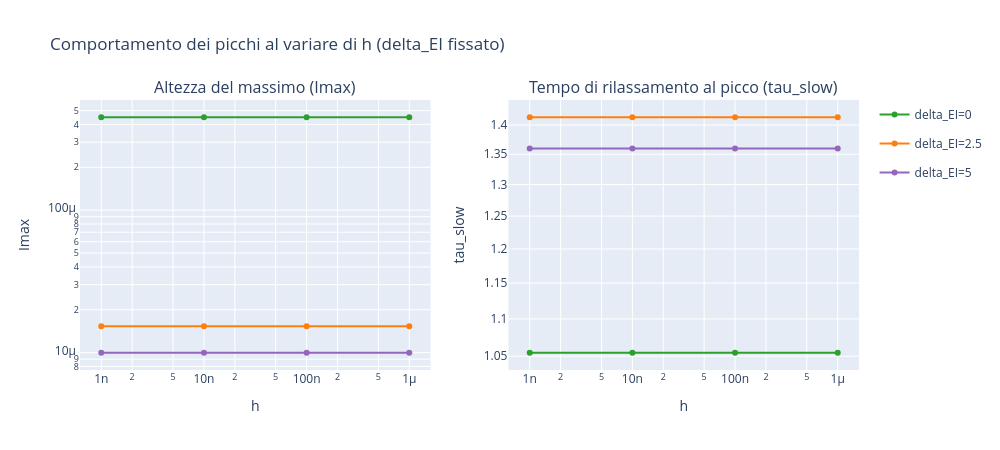
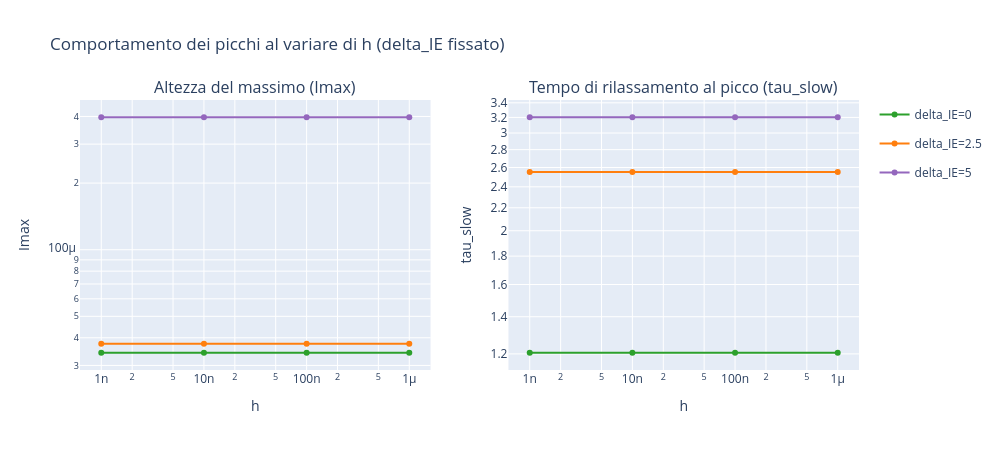

Here is the notebook cell these charts were saved with, in order:
### Markdown cell above
## 4.7 Comportamento dei picchi al variare di $h$

### Code cell
# ============================================================
# COMPORTAMENTO DEI PICCHI AL VARIARE DI h (colori fissi e coerenti tra i 4 pannelli)
# ============================================================
# FIX rispetto alla versione precedente: prima i colori erano assegnati in
# automatico da Plotly in base all'ordine di aggiunta delle tracce, quindi
# lo stesso target (es. delta_EI=2.5) poteva avere un colore diverso da un
# pannello all'altro. Ora ogni target ha un colore FISSO, esplicito,
# identico nei 4 pannelli.

TARGET_COLORS = {
    -5: "rgb(31,119,180)", -2.5: "rgb(174,199,232)", -0.5: "rgb(214,39,40)",
    0: "rgb(44,160,44)", 2.5: "rgb(255,127,14)", 5: "rgb(148,103,189)",
}


def plot_peak_summary(T_peaks, targets=(2.5, 5), fixed_label="delta_EI"):
    """Altezza e tempo di rilassamento del picco, vs h.

    fixed_label: nome della variabile fissata lungo la linea (usato solo
    per l'etichetta in legenda/titolo) - "delta_EI" per T_peaks_dei,
    "delta_IE" per T_peaks_die. Non cambia il calcolo, solo il testo
    mostrato, per evitare di etichettare erroneamente un confronto a
    delta_IE fissato come se fosse "delta_EI=...".
    """
    T = T_peaks[T_peaks["target"].isin(targets)].copy().sort_values("h")

    fig = make_subplots(
        rows=1, cols=2,
        subplot_titles=["Altezza del massimo (Imax)", "Tempo di rilassamento al picco (tau_slow)"],
    )

    for target in targets:
        sub = T[T["target"] == target].sort_values("h")
        color = TARGET_COLORS.get(target, "black")
        label = f"{fixed_label}={target}"

        fig.add_trace(
            go.Scatter(x=sub["h"], y=sub["Imax"], mode="markers+lines",
                       line=dict(color=color), marker=dict(color=color),
                       name=label, legendgroup=label, showlegend=True,
                       hovertemplate=f"{label}<br>h=%{{x:.3g}}<br>Imax=%{{y:.4g}}<extra></extra>"),
            row=1, col=1,
        )
        fig.add_trace(
            go.Scatter(x=sub["h"], y=sub["tau_slow"], mode="markers+lines",
                       line=dict(color=color), marker=dict(color=color),
                       name=label, legendgroup=label, showlegend=False,
                       hovertemplate=f"{label}<br>h=%{{x:.3g}}<br>tau_slow=%{{y:.4g}}<extra></extra>"),
            row=1, col=2,
        )

    fig.update_xaxes(title_text="h", type="log", row=1, col=1)
    fig.update_yaxes(title_text="Imax", type="log", row=1, col=1)
    fig.update_xaxes(title_text="h", type="log", row=1, col=2)
    fig.update_yaxes(title_text="tau_slow", type="log", row=1, col=2)

    fig.update_layout(height=450, width=1000,
                       title=f"Comportamento dei picchi al variare di h ({fixed_label} fissato)")
    fig.show()


plot_peak_summary(T_peaks_dei, targets=(0, 2.5, 5), fixed_label="delta_EI")
plot_peak_summary(T_peaks_die, targets=(0, 2.5, 5), fixed_label="delta_IE")

### Figure 1 — Plotly figure (JSON) as saved in the notebook; plotly's stock layout.template omitted (floating-point values rounded to 4 significant figures)
{"data": [{"hovertemplate": "delta_EI=0<br>h=%{x:.3g}<br>Imax=%{y:.4g}<extra></extra>", "legendgroup": "delta_EI=0", "line": {"color": "rgb(44,160,44)"}, "marker": {"color": "rgb(44,160,44)"}, "mode": "markers+lines", "name": "delta_EI=0", "showlegend": true, "type": "scatter", "x": [1e-09, 1e-08, 1e-07, 1e-06], "xaxis": "x", "y": [0.0004491, 0.0004491, 0.0004491, 0.0004491], "yaxis": "y"}, {"hovertemplate": "delta_EI=0<br>h=%{x:.3g}<br>tau_slow=%{y:.4g}<extra></extra>", "legendgroup": "delta_EI=0", "line": {"color": "rgb(44,160,44)"}, "marker": {"color": "rgb(44,160,44)"}, "mode": "markers+lines", "name": "delta_EI=0", "showlegend": false, "type": "scatter", "x": [1e-09, 1e-08, 1e-07, 1e-06], "xaxis": "x2", "y": [1.055, 1.055, 1.055, 1.055], "yaxis": "y2"}, {"hovertemplate": "delta_EI=2.5<br>h=%{x:.3g}<br>Imax=%{y:.4g}<extra></extra>", "legendgroup": "delta_EI=2.5", "line": {"color": "rgb(255,127,14)"}, "marker": {"color": "rgb(255,127,14)"}, "mode": "markers+lines", "name": "delta_EI=2.5", "showlegend": true, "type": "scatter", "x": [1e-09, 1e-08, 1e-07, 1e-06], "xaxis": "x", "y": [1.534e-05, 1.534e-05, 1.534e-05, 1.534e-05], "yaxis": "y"}, {"hovertemplate": "delta_EI=2.5<br>h=%{x:.3g}<br>tau_slow=%{y:.4g}<extra></extra>", "legendgroup": "delta_EI=2.5", "line": {"color": "rgb(255,127,14)"}, "marker": {"color": "rgb(255,127,14)"}, "mode": "markers+lines", "name": "delta_EI=2.5", "showlegend": false, "type": "scatter", "x": [1e-09, 1e-08, 1e-07, 1e-06], "xaxis": "x2", "y": [1.414, 1.414, 1.414, 1.414], "yaxis": "y2"}, {"hovertemplate": "delta_EI=5<br>h=%{x:.3g}<br>Imax=%{y:.4g}<extra></extra>", "legendgroup": "delta_EI=5", "line": {"color": "rgb(148,103,189)"}, "marker": {"color": "rgb(148,103,189)"}, "mode": "markers+lines", "name": "delta_EI=5", "showlegend": true, "type": "scatter", "x": [1e-09, 1e-08, 1e-07, 1e-06], "xaxis": "x", "y": [9.982e-06, 9.982e-06, 9.982e-06, 9.982e-06], "yaxis": "y"}, {"hovertemplate": "delta_EI=5<br>h=%{x:.3g}<br>tau_slow=%{y:.4g}<extra></extra>", "legendgroup": "delta_EI=5", "line": {"color": "rgb(148,103,189)"}, "marker": {"color": "rgb(148,103,189)"}, "mode": "markers+lines", "name": "delta_EI=5", "showlegend": false, "type": "scatter", "x": [1e-09, 1e-08, 1e-07, 1e-06], "xaxis": "x2", "y": [1.36, 1.36, 1.36, 1.36], "yaxis": "y2"}], "layout": {"annotations": [{"font": {"size": 16}, "showarrow": false, "text": "Altezza del massimo (Imax)", "x": 0.225, "xanchor": "center", "xref": "paper", "y": 1, "yanchor": "bottom", "yref": "paper"}, {"font": {"size": 16}, "showarrow": false, "text": "Tempo di rilassamento al picco (tau_slow)", "x": 0.775, "xanchor": "center", "xref": "paper", "y": 1, "yanchor": "bottom", "yref": "paper"}], "height": 450, "title": {"text": "Comportamento dei picchi al variare di h (delta_EI fissato)"}, "width": 1000, "xaxis": {"anchor": "y", "domain": [0, 0.45], "title": {"text": "h"}, "type": "log"}, "xaxis2": {"anchor": "y2", "domain": [0.55, 1], "title": {"text": "h"}, "type": "log"}, "yaxis": {"anchor": "x", "domain": [0, 1], "title": {"text": "Imax"}, "type": "log"}, "yaxis2": {"anchor": "x2", "domain": [0, 1], "title": {"text": "tau_slow"}, "type": "log"}}}

### Figure 2 — Plotly figure (JSON) as saved in the notebook; plotly's stock layout.template omitted (floating-point values rounded to 4 significant figures)
{"data": [{"hovertemplate": "delta_IE=0<br>h=%{x:.3g}<br>Imax=%{y:.4g}<extra></extra>", "legendgroup": "delta_IE=0", "line": {"color": "rgb(44,160,44)"}, "marker": {"color": "rgb(44,160,44)"}, "mode": "markers+lines", "name": "delta_IE=0", "showlegend": true, "type": "scatter", "x": [1e-09, 1e-08, 1e-07, 1e-06], "xaxis": "x", "y": [3.423e-05, 3.423e-05, 3.423e-05, 3.423e-05], "yaxis": "y"}, {"hovertemplate": "delta_IE=0<br>h=%{x:.3g}<br>tau_slow=%{y:.4g}<extra></extra>", "legendgroup": "delta_IE=0", "line": {"color": "rgb(44,160,44)"}, "marker": {"color": "rgb(44,160,44)"}, "mode": "markers+lines", "name": "delta_IE=0", "showlegend": false, "type": "scatter", "x": [1e-09, 1e-08, 1e-07, 1e-06], "xaxis": "x2", "y": [1.206, 1.206, 1.206, 1.206], "yaxis": "y2"}, {"hovertemplate": "delta_IE=2.5<br>h=%{x:.3g}<br>Imax=%{y:.4g}<extra></extra>", "legendgroup": "delta_IE=2.5", "line": {"color": "rgb(255,127,14)"}, "marker": {"color": "rgb(255,127,14)"}, "mode": "markers+lines", "name": "delta_IE=2.5", "showlegend": true, "type": "scatter", "x": [1e-09, 1e-08, 1e-07, 1e-06], "xaxis": "x", "y": [3.758e-05, 3.758e-05, 3.758e-05, 3.758e-05], "yaxis": "y"}, {"hovertemplate": "delta_IE=2.5<br>h=%{x:.3g}<br>tau_slow=%{y:.4g}<extra></extra>", "legendgroup": "delta_IE=2.5", "line": {"color": "rgb(255,127,14)"}, "marker": {"color": "rgb(255,127,14)"}, "mode": "markers+lines", "name": "delta_IE=2.5", "showlegend": false, "type": "scatter", "x": [1e-09, 1e-08, 1e-07, 1e-06], "xaxis": "x2", "y": [2.552, 2.552, 2.552, 2.552], "yaxis": "y2"}, {"hovertemplate": "delta_IE=5<br>h=%{x:.3g}<br>Imax=%{y:.4g}<extra></extra>", "legendgroup": "delta_IE=5", "line": {"color": "rgb(148,103,189)"}, "marker": {"color": "rgb(148,103,189)"}, "mode": "markers+lines", "name": "delta_IE=5", "showlegend": true, "type": "scatter", "x": [1e-09, 1e-08, 1e-07, 1e-06], "xaxis": "x", "y": [0.0003968, 0.0003968, 0.0003968, 0.0003966], "yaxis": "y"}, {"hovertemplate": "delta_IE=5<br>h=%{x:.3g}<br>tau_slow=%{y:.4g}<extra></extra>", "legendgroup": "delta_IE=5", "line": {"color": "rgb(148,103,189)"}, "marker": {"color": "rgb(148,103,189)"}, "mode": "markers+lines", "name": "delta_IE=5", "showlegend": false, "type": "scatter", "x": [1e-09, 1e-08, 1e-07, 1e-06], "xaxis": "x2", "y": [3.202, 3.202, 3.202, 3.202], "yaxis": "y2"}], "layout": {"annotations": [{"font": {"size": 16}, "showarrow": false, "text": "Altezza del massimo (Imax)", "x": 0.225, "xanchor": "center", "xref": "paper", "y": 1, "yanchor": "bottom", "yref": "paper"}, {"font": {"size": 16}, "showarrow": false, "text": "Tempo di rilassamento al picco (tau_slow)", "x": 0.775, "xanchor": "center", "xref": "paper", "y": 1, "yanchor": "bottom", "yref": "paper"}], "height": 450, "title": {"text": "Comportamento dei picchi al variare di h (delta_IE fissato)"}, "width": 1000, "xaxis": {"anchor": "y", "domain": [0, 0.45], "title": {"text": "h"}, "type": "log"}, "xaxis2": {"anchor": "y2", "domain": [0.55, 1], "title": {"text": "h"}, "type": "log"}, "yaxis": {"anchor": "x", "domain": [0, 1], "title": {"text": "Imax"}, "type": "log"}, "yaxis2": {"anchor": "x2", "domain": [0, 1], "title": {"text": "tau_slow"}, "type": "log"}}}
